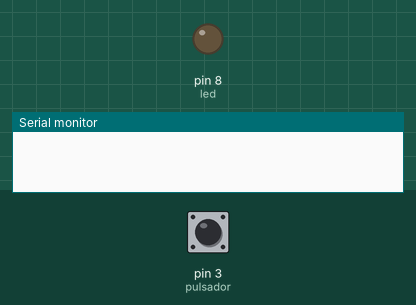
Simulated run of this sketch. Board: Arduino Uno, built with avr-gcc and run on an emulated ATmega328P. On the bench: output pins drawn as LEDs (lit = HIGH), the last lines printed to the serial monitor. The test bench sets the inputs (shaded band); at power-on: pin 3 (pulsador) HIGH.

Above: at 1.2 s.
1.3 s: pin 3 (pulsador) pulled LOW for 0.25 s
At 2.4 s:
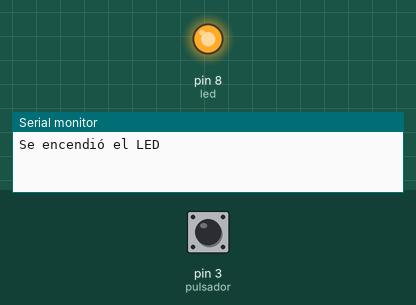
3.0 s: pin 3 (pulsador) pulled LOW for 1 s
At 3.6 s:
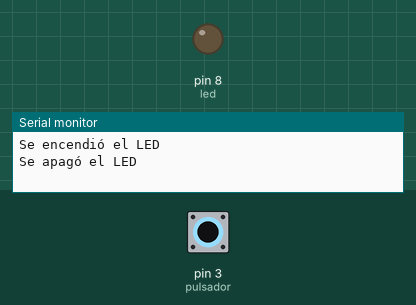
5.5 s: pin 3 (pulsador) pulled LOW for 3.2 s
At 6.8 s:
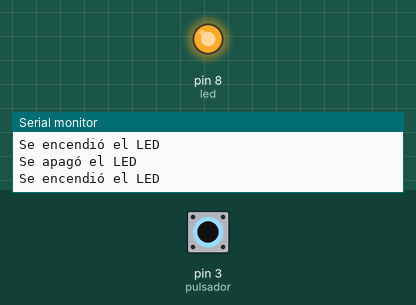
Timing chart, 0 to 8.5 s (numbered marks = the images above; inputs shaded):
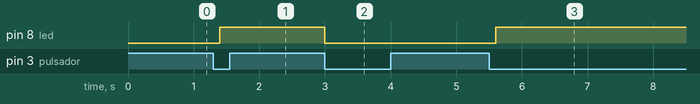

Measured:
- after the input at 1.3 s, pin 8 (led): LOW → HIGH after 0.10 s
- after the input at 3.0 s, pin 8 (led): HIGH → LOW at once
- after the input at 5.5 s, pin 8 (led): LOW → HIGH after 0.10 s

The sketch:

1_-_Pulsador_y_liberar_enciende_LED_Mensaje.ino
```cpp
// Guía 3 - Puertos de comunicación serie
// 1 - Pulsador_y_liberar_enciende_LED_Mensaje
// Tomando como referencia el ejercicio 6 de la Guía 2
// (Con el mismo conexionado del ejercicio anterior, realice un programa que al pulsar (y liberar) encienda el LED y al volver a pulsar (y liberar), lo apague.)
//
// Realice una mejora al mismo, de manera tal que cada vez que cambia el estado del LED,
// se presente una leyenda en el terminal del puerto serie que indique el estado del LED:
// “Se encendió el LED” --- “ Se apagó el LED”


// Pines
#define led 8
#define pulsador 3
int estadoAnterior = -1;
int estadoLed;

void setup() {
  Serial.begin(9600); // 9600 bits por segundo
  pinMode(led, OUTPUT);
  pinMode(pulsador, INPUT_PULLUP);
}

void loop() {
  int estadoActual = digitalRead(pulsador);

  if(estadoActual == LOW && estadoAnterior == HIGH){
    if(estadoLed == LOW){
      digitalWrite(led, HIGH);
      estadoLed = HIGH;
      Serial.println("Se encendió el LED");
    }
    else{
      digitalWrite(led, LOW);
      estadoLed = LOW;
      Serial.println("Se apagó el LED");
    }
  }
  estadoAnterior = estadoActual;

  delay(200);
}
```
